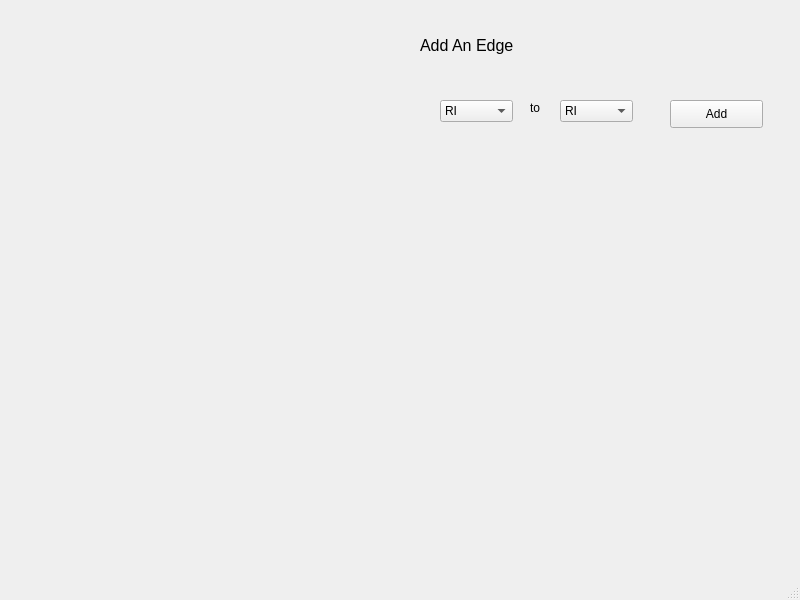
<?xml version="1.0" encoding="UTF-8"?>
<ui version="4.0">
 <class>MainWindow</class>
 <widget class="QMainWindow" name="MainWindow">
  <property name="geometry">
   <rect>
    <x>0</x>
    <y>0</y>
    <width>800</width>
    <height>600</height>
   </rect>
  </property>
  <property name="windowTitle">
   <string>MainWindow</string>
  </property>
  <widget class="QWidget" name="centralwidget">
   <widget class="QWidget" name="widget" native="true">
    <property name="geometry">
     <rect>
      <x>40</x>
      <y>90</y>
      <width>351</width>
      <height>331</height>
     </rect>
    </property>
   </widget>
   <widget class="QLabel" name="Edge_Title">
    <property name="geometry">
     <rect>
      <x>420</x>
      <y>30</y>
      <width>131</width>
      <height>31</height>
     </rect>
    </property>
    <property name="font">
     <font>
      <pointsize>12</pointsize>
     </font>
    </property>
    <property name="text">
     <string>Add An Edge</string>
    </property>
   </widget>
   <widget class="QComboBox" name="comboBoxFrom">
    <property name="geometry">
     <rect>
      <x>440</x>
      <y>100</y>
      <width>73</width>
      <height>22</height>
     </rect>
    </property>
    <item>
     <property name="text">
      <string>RI</string>
     </property>
    </item>
    <item>
     <property name="text">
      <string>JK</string>
     </property>
    </item>
    <item>
     <property name="text">
      <string>HU</string>
     </property>
    </item>
    <item>
     <property name="text">
      <string>SE</string>
     </property>
    </item>
    <item>
     <property name="text">
      <string>KH</string>
     </property>
    </item>
   </widget>
   <widget class="QComboBox" name="comboBoxTo">
    <property name="geometry">
     <rect>
      <x>560</x>
      <y>100</y>
      <width>73</width>
      <height>22</height>
     </rect>
    </property>
    <item>
     <property name="text">
      <string>RI</string>
     </property>
    </item>
    <item>
     <property name="text">
      <string>JK</string>
     </property>
    </item>
    <item>
     <property name="text">
      <string>HU</string>
     </property>
    </item>
    <item>
     <property name="text">
      <string>SE</string>
     </property>
    </item>
    <item>
     <property name="text">
      <string>KH</string>
     </property>
    </item>
   </widget>
   <widget class="QLabel" name="label">
    <property name="geometry">
     <rect>
      <x>530</x>
      <y>100</y>
      <width>31</width>
      <height>16</height>
     </rect>
    </property>
    <property name="text">
     <string>to</string>
    </property>
   </widget>
   <widget class="QPushButton" name="pushButton_addEdge">
    <property name="geometry">
     <rect>
      <x>670</x>
      <y>100</y>
      <width>93</width>
      <height>28</height>
     </rect>
    </property>
    <property name="text">
     <string>Add</string>
    </property>
   </widget>
  </widget>
  <widget class="QMenuBar" name="menubar">
   <property name="geometry">
    <rect>
     <x>0</x>
     <y>0</y>
     <width>800</width>
     <height>26</height>
    </rect>
   </property>
  </widget>
  <widget class="QStatusBar" name="statusbar"/>
 </widget>
 <resources/>
 <connections/>
</ui>
